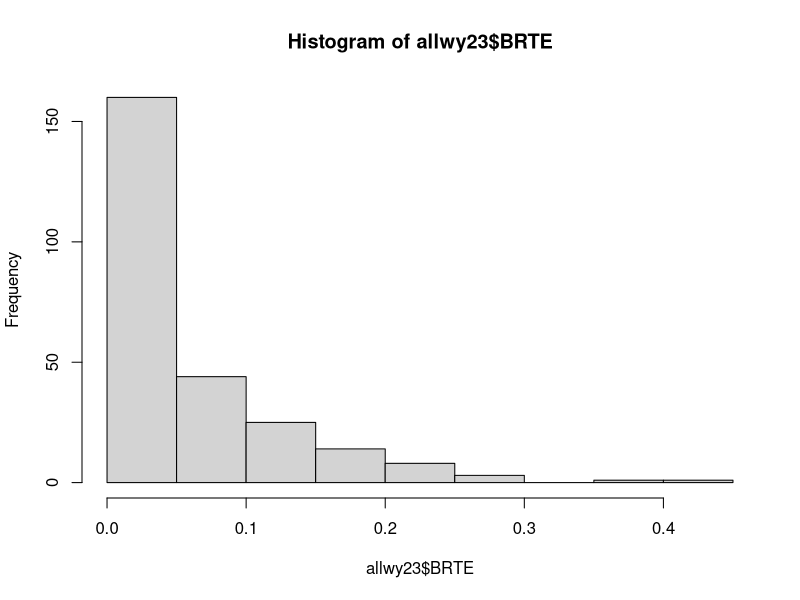
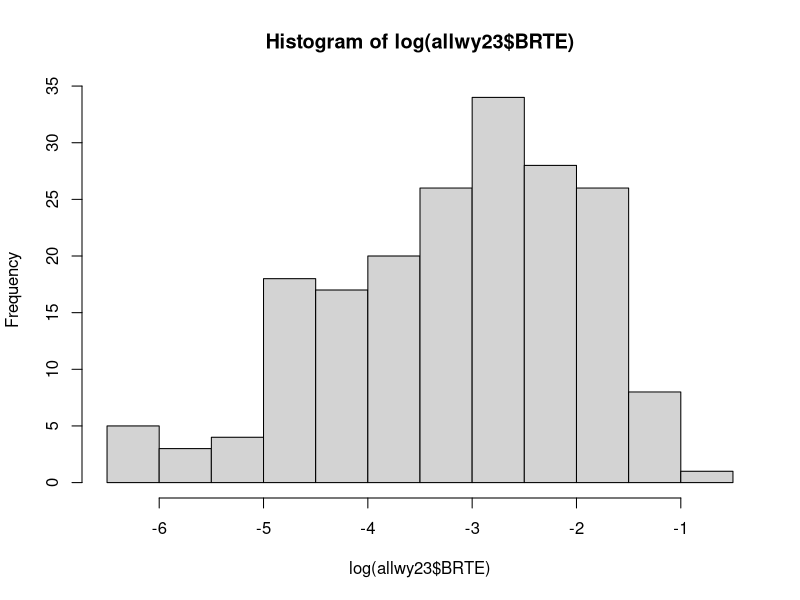
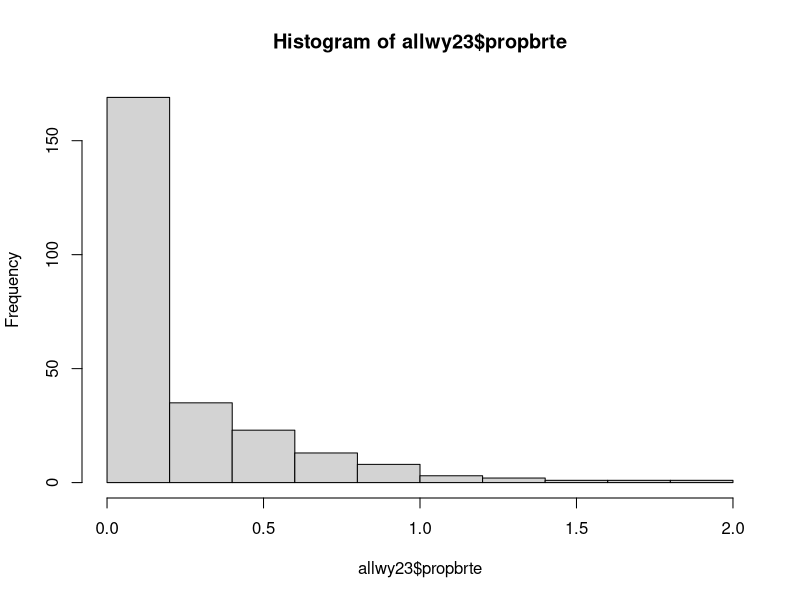
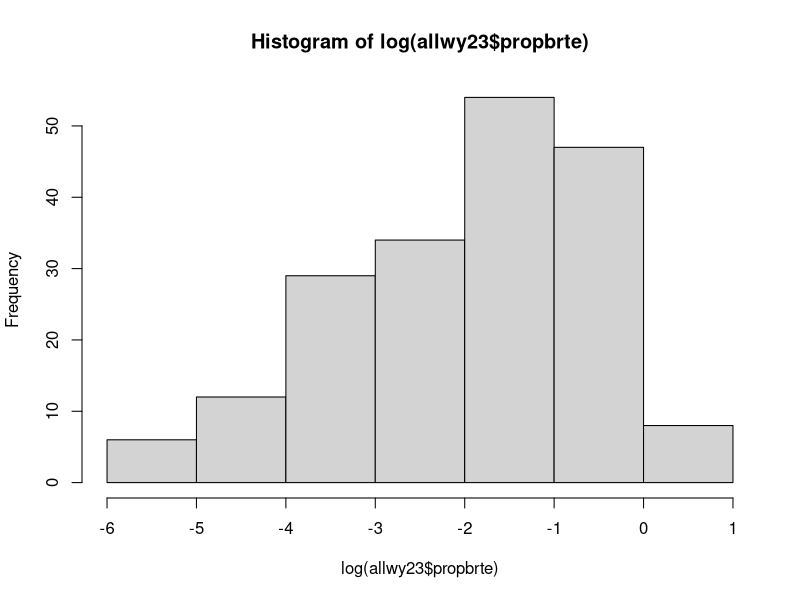

Here is the R script that generated these plots, in order: (Note: this script raises an error after producing the figures.)
#### Analysis of invasion, WY 
#### how are inv species growth effected by native species in the different seeded communities? and
#### with our distance from targets?
#### Are IR communities or traits any more resistant to invasion than random? than FD? 
#### Are communities with more IR-target traits more tolerant of drought?
##(Is the likelihood of being invaded effected by any of the treatments?)

## packages
library(tidyverse)
library(lme4)
library(lmerTest)
library(ggeffects)

## read in all data and clean to create master dataframe
comp.wy <- read.csv("data/comp_wy_plot.csv") # Wyoming species comp data 
comp.wy <- comp.wy %>% filter(year == "2023") #remove pre-treatment data
#correct factor columns
comp.wy <- comp.wy %>% select(-drought)
comp.wy$year<-as.factor(comp.wy$year)
comp.wy$trt <- as.factor(comp.wy$trt)
comp.wy$block <- as.factor(comp.wy$block)
comp.wy <- comp.wy %>% mutate(trt = str_replace(trt, "^r$", "rand")) #make r match rand in cwm df

cwm.wy <- read.csv("data/cwm_wy(plot).csv")# Wyoming CWM data
cwm.wy$year <- as.factor(cwm.wy$year)
#make new sequence column
cwm.wy <- cwm.wy %>% mutate(yrorder = ifelse(year=="2021","1",
                                             ifelse(year=="2022","2",
                                                    ifelse(year=="2023","3","0"))))
cwm.wy$yrorder <- as.numeric(cwm.wy$yrorder)
#add plot ID column (but give NA to target/predicted communities)
cwm.wy <- cwm.wy %>% 
  mutate(plot = paste(block, trt, year, sep = "."))
cwm.wy <- cwm.wy %>% filter(year != "0") #remove predicted/target communities

cwm.wy <- cwm.wy %>% select(-c(rootdiam,veg)) #remove CWM rootdiam column to avoid confusion
cwmFD <- read.csv("data/cwm_raoq_wy(plot).csv") #add FD for traits that need it (rootdiam/veg)
cwmFD <- cwmFD %>% select(block,trt,year,drought,rootdiam,veg, full) #only columns we need
cwm.wy <- merge(cwm.wy,cwmFD, all.x=T)

# combine to master df (remove spp columns for now)
allwy23 <- merge(comp.wy[,-c(5:11,13:60)],cwm.wy, by=c("year","trt","block"))
allwy23$trt <- as.factor(allwy23$trt)

# also combine CWM_distances dataframe to master df 
wydist <- read.csv("data/cwm_maxdistances_wy(plot).csv")
#break apart distances ID to make wider and merge together
wydist <- separate(wydist, trt.b.y, into = c("trt", "block", "year"), sep = "\\.")
wydist <- wydist %>% mutate(trt = str_replace(trt, "^r$", "rand")) #make r match rand in cwm df

allwy23 <- merge(allwy23,wydist, by=c("year","trt","block"), all.x=T)
allwy23$trt <- as.factor(allwy23$trt)
allwy23$block <- as.factor(allwy23$block)
allwy23$year <- as.factor(allwy23$year)
#allwy$subplot <- as.factor(allwy$subplot)
allwy23$drought <- as.factor(allwy23$drought)

### how many WY 2022+2023 data need to be dropped from CWM calculations 
subvalid <- comp.wy %>% group_by(block,trt,year) %>%
  mutate(propnative = nativecov.plot/totcov.plot*100) %>% 
  filter(propnative < 80)
table(subvalid$year)
(17+132)/(512*3)*100 # only 10% total observation to remove
allwy23 <- allwy23 %>% 
  mutate(propnative = nativecov.plot/totcov.plot*100) %>% 
  mutate(propbrte = BRTE/totcov.plot) %>% #this one is not converted to percent
  mutate(propnativebrte = propnative+(BRTE*100))

## Ensure levels are correctly compared in models
allwy23$trt <- relevel(allwy23$trt, ref = "rand") #make random communities the reference level
allwy23$drought <- relevel(allwy23$drought, ref = "cntl") #make ambient precip the reference level
#for visuals
droughtcolswy <- c("cntl"="skyblue", "drt"="tomato") #create variable for color

### data summary
# look at response variable in each dataset
# looking at plots as a whole even though we seeded into one of the subplots, so 256 total plots
# WY
hist(allwy23$BRTE)
hist(log(allwy23$BRTE)) #better logged
allwy23 %>% filter(BRTE!="0") %>% n_distinct() #only 192/512 (-250 or so not seeded or found) have BRTE (~75%)
allwy23 <- allwy23 %>% mutate(log.brte = log(BRTE)) %>% 
  mutate(log.brte = ifelse(log.brte == -Inf, NA, log.brte))
# #check additional variables
hist(allwy23$propbrte)
hist(log(allwy23$propbrte)) #better logged
allwy23 %>% filter(propbrte!="0") %>% n_distinct() #only 192/512 (-250 or so not seeded or found) have BRTE (~75%)
allwy23 <- allwy23 %>% mutate(log.propbrte = log(propbrte)) %>% 
  mutate(log.propbrte = ifelse(log.propbrte == -Inf, NA, log.propbrte))
# #make invcov column
# allwy23 <- allwy23 %>% mutate(invcov = totcov.plot-nativecov.plot) #(already a proportion)
# hist(allwy23$invcov)
# hist(log(allwy23$invcov)) #better logged
# allwy23 %>% filter(invcov!="0") %>% n_distinct() #only 259/512 (-259 not seeded or found) have BTRE
# allwy23 <- allwy23 %>% mutate(log.inv = log(invcov)) %>% 
#   mutate(log.inv = ifelse(log.inv == -Inf, NA, log.inv))

#### remove all plots where CWM could not be validly calculated
#### not using this for invasion analysis because where there was
#### high proportion of invasive species is relevant to our question
#suballwy23 <- allwy23 %>% filter(propnativebrte >= 80)

#model
summary(trtmod <- lmer(log.propbrte~trt*drought+ (1|block), allwy23))
summary(irmod <- lmer(log.propbrte~distir*drought+ (1|block), allwy23))
summary(dtmod <-lmer(log.propbrte~distdt*drought+ (1|block), allwy23))
summary(fdmod <- lmer(log.propbrte~distfd*drought+ (1|block), allwy23))

# summary(irmod <- glmer(BRTEpres~trt*drought+ (1|block), fortest, family = "binomial"))
# x <- ggpredict(irmod,c("trt","drought")) 
# plot(x, show.title = F)
#anova(lmer(log.gr~distdt*trt*distfd*drought*year+ (1|block), testno))

#### Making plots
## ~ seeding treatment
#create letters for plotting:
library(emmeans)
# Step 1: Get the emmeans for the interaction of trt, drought, and year
emm_trt <- emmeans(trtmod, ~ trt * drought)
## # Step 2: Obtain pairwise contrasts for the interaction
## contrast_trt <- contrast(emm_trt, method = "pairwise")
# Step 2: Generate the compact letter display using multcomp::cld
letters <- multcomp::cld(emm_trt, alpha = 0.05, Letters = letters, adjust = "tukey")
# Step 3: Convert the results to a data frame
letters_df <- as.data.frame(letters)
# Step 4: Create a temporary data frame with the desired y-position for plotting
dttemp2 <- allwy23 %>%
  group_by(drought, trt) %>%
  summarise(yposition = quantile(log.propbrte, .9, na.rm=T), .groups = 'drop')
# Step 5: Merge the letter results with the y-position data
dttemp2 <- merge(letters_df, dttemp2, by = c("drought", "trt"))
# Merge with the original data to get the final dataset
dttemp3 <- merge(allwy23, dttemp2, by = c("drought", "trt"), all = TRUE)

#plot:
invboxwy <- ggplot(dttemp3, aes(y=log.propbrte,x=drought,fill=trt))+
  geom_boxplot()+
  geom_text(aes(y=yposition,label = .group), 
            position = position_dodge(width = .97), 
            vjust = -2,
            size=3)+
  #scale_y_log10() +
  scale_x_discrete(labels = c("Ambient", "Reduction"))+
  scale_fill_viridis_d(option = "D", begin = .1, end = 1, alpha = 0.7,
                       labels = c("RC","DT","FD","IR"))+
  labs(y=" ", fill="Seeding 
Treatment", x = "Precipitation treatment")+
  theme_ggeffects()


## ~ distance to IR traits
#predict values to make ribbon for mixed effects models
irpreds <- ggpredict(irmod, terms = c("distir", "drought"))  # or terms = c("xvar", "group")
irdat <- merge(allwy23, irpreds, by.x = c("drought"), by.y = c("group"), all.x=T)
#plot
invirwy <- ggplot(irdat, aes(y=log.propbrte,x=distir,col=drought,fill=drought))+
  geom_point(alpha=.08)+
  geom_ribbon(aes(x = x, y=predicted, ymin = conf.low, ymax = conf.high),
              alpha = 0.3, color = NA)+
  geom_line(aes(x = x, y = predicted), size = 1)+
  #geom_smooth(method = "lm")+
  scale_fill_manual(values=droughtcolswy, guide="none")+
  scale_color_manual(values=droughtcolswy, labels = c("Ambient", "Reduction"))+
  labs(y=" ", x="Euclidean distance to IR target", col="Precipitation 
Treatment")+
  geom_vline(xintercept =0,col="yellow2", lty=2)+
 # scale_y_log10() +
  #stat_cor(label.y = c(c(3,3.5),c(-2.5,-2.6)))+
  guides(alpha = "none")+
  theme_ggeffects()

## ~ distance to DT traits
#predict values to make ribbon for mixed effects models
dtpreds <- ggpredict(dtmod, terms = c("distdt", "drought"))  # or terms = c("xvar", "group")
dtdat <- merge(allwy23, dtpreds, by.x = c("drought"), by.y = c("group"), all.x=T)
#plot
invdtwy <- ggplot(dtdat, aes(y=log.propbrte,x=distdt,col=drought, fill=drought))+
  geom_point(alpha=.08)+
  geom_ribbon(aes(x = x, y=predicted, ymin = conf.low, ymax = conf.high),
              alpha = 0.3, color = NA)+
  geom_line(aes(x = x, y = predicted), size = 1)+
  #geom_smooth(method = "lm")+
  scale_color_manual(values=droughtcolswy, labels = c("Ambient", "Reduction"))+
  scale_fill_manual(values=droughtcolswy, guide="none")+
  labs(y=" ", x="Euclidean distance to DT target", col="Precipitation 
Treatment")+
  geom_vline(xintercept =0,col="steelblue", lty=2)+
  #scale_y_log10() +
  #stat_cor(label.y = c(c(3,3.5),c(-2.5,-2.6)))+
  guides(alpha = "none")+
  theme_ggeffects()

## ~ distance to FD traits
#predict values to make ribbon for mixed effects models
fdpreds <- ggpredict(fdmod, terms = c("distfd", "drought"))  # or terms = c("xvar", "group")
fddat <- merge(allwy23, fdpreds, by.x = "drought", by.y = "group", all.x=T)
#plot
invfdwy <- ggplot(fddat, aes(y=log.propbrte,x=distfd,col=drought, fill=drought))+
  geom_point(alpha=.08)+
  geom_ribbon(aes(x = x, y=predicted, ymin = conf.low, ymax = conf.high),
              alpha = 0.3, color = NA)+
  geom_line(aes(x = x, y = predicted), size = 1)+
  #geom_smooth(method = "lm")+
  scale_color_manual(values=droughtcolswy, labels = c("Ambient", "Reduction"))+
  scale_fill_manual(values=droughtcolswy, guide="none")+
  labs(y=" ", x="Euclidean distance to FD target", col="Precipitation 
Treatment")+
  geom_vline(xintercept =0,col="35B779FF", lty=2)+
  #scale_y_log10() +
  #stat_cor(label.y = c(c(3,3.5),c(-2.5,-2.6)))+
  guides(alpha = "none")+
  theme_ggeffects()


#### combined figures
library(ggpubr)
wyfigtop <- ggarrange(invboxwy,invfdwy, nrow=2,
                      common.legend = T, legend = "bottom",
                      labels = c("a","c"))#,label.x = .05)
wyfigbottom <-ggarrange(invirwy,invdtwy, nrow=2,
                        common.legend = T, legend = "bottom",
                        labels = c("b","d"))#,label.x = .05)
wyfiginvasion <- ggarrange(wyfigtop,wyfigbottom, ncol=2)
wyfiginvasion <- annotate_figure(wyfiginvasion,
                                 left = text_grob(bquote(log(relative~cover~italic("Bromus tectorum"))), rot=90))
                                 #left = text_grob(?bquote(""*"log(relative cover "(italic(Bromus tectorum))*""), rot=90))
                                 #left="log(relative cover *Bromus tectorum*)")

wyfiginvasion <- annotate_figure(wyfiginvasion, top=text_grob("Figure 5", size=8, x=0.05))

tiff("figures/invasionfigwy.tiff", res=400, height = 5.5,width =8, "in",compression = "lzw")
wyfiginvasion
dev.off()
################################################################

#####output of models as formatted tables:
library(lme4)
library(broom.mixed)
library(knitr)
library(kableExtra)

model_summary <- tidy(dtmod)

# Separate fixed and random effects
fixed_effects <- model_summary %>% filter(effect == "fixed")
random_effects <- model_summary %>% filter(effect == "ran_pars")

# Adjusting Terms to be More Descriptive
fixed_effects <- fixed_effects %>%
  mutate(term = recode(term,
                       `(Intercept)` = "Intercept",
                       `trt1` = "Treatment 1",
                       `trt2` = "Treatment 2",
                       `trt3` = "Treatment 3",
                       `drought1` = "Drought Level 1",
                       `drought2` = "Drought Level 2"))

random_effects <- random_effects %>%
  mutate(term = recode(term,
                       `(Intercept)` = "Intercept"))

# Combine fixed and random effects with proper column names
fixed_effects <- fixed_effects %>%
  select(term, estimate, std.error, statistic, p.value) %>%
  mutate(effect_type = "Fixed Effect")

random_effects <- random_effects %>%
  select(term, estimate, std.error) %>%
  mutate(statistic = NA, p.value = NA, effect_type = "Random Effect")

# Rename columns to be more descriptive
colnames(fixed_effects) <- c("Term", "Estimate", "Std. Error", "Statistic", "P-value", "Effect Type")
colnames(random_effects) <- c("Term", "Estimate", "Std. Error", "Statistic", "P-value", "Effect Type")

# Combine both into one dataframe
combined_effects <- bind_rows(fixed_effects, random_effects)

# Create the table
table<-kable(combined_effects, caption = "Summary of Linear Mixed-Effects Model", digits = 3) %>%
  kable_styling(bootstrap_options = c("striped", "hover", "condensed", "responsive"),full_width = F, position = "left")

# Save the table as HTML
save_kable(table, "model_summary_inv_dtca.doc")
